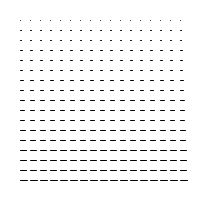
Frame 1 (no input)
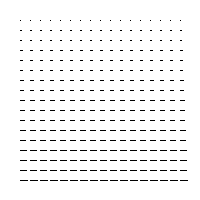
Frame 60 (the mouse pressed at the canvas centre just before this capture)
Frame 120 (the mouse held since frame 60 and released just before this capture): identical to frame 60, image omitted

The Processing sketch that drew these frames (run headless with seeded random() and noise(); from frame 60 on, the mouse is pressed at the canvas centre):

// Processing sketch: processing_14646
// ── processing_14646.pde

void setup(){

size(200,200);
background(255);

}

void draw(){
    for( int x=20; x<=180; x += 10 ) {
    for( int y=20; y<=180; y += 10 ) {
    line(x,y,x+(y*0.04),y);
    }
    }
}
